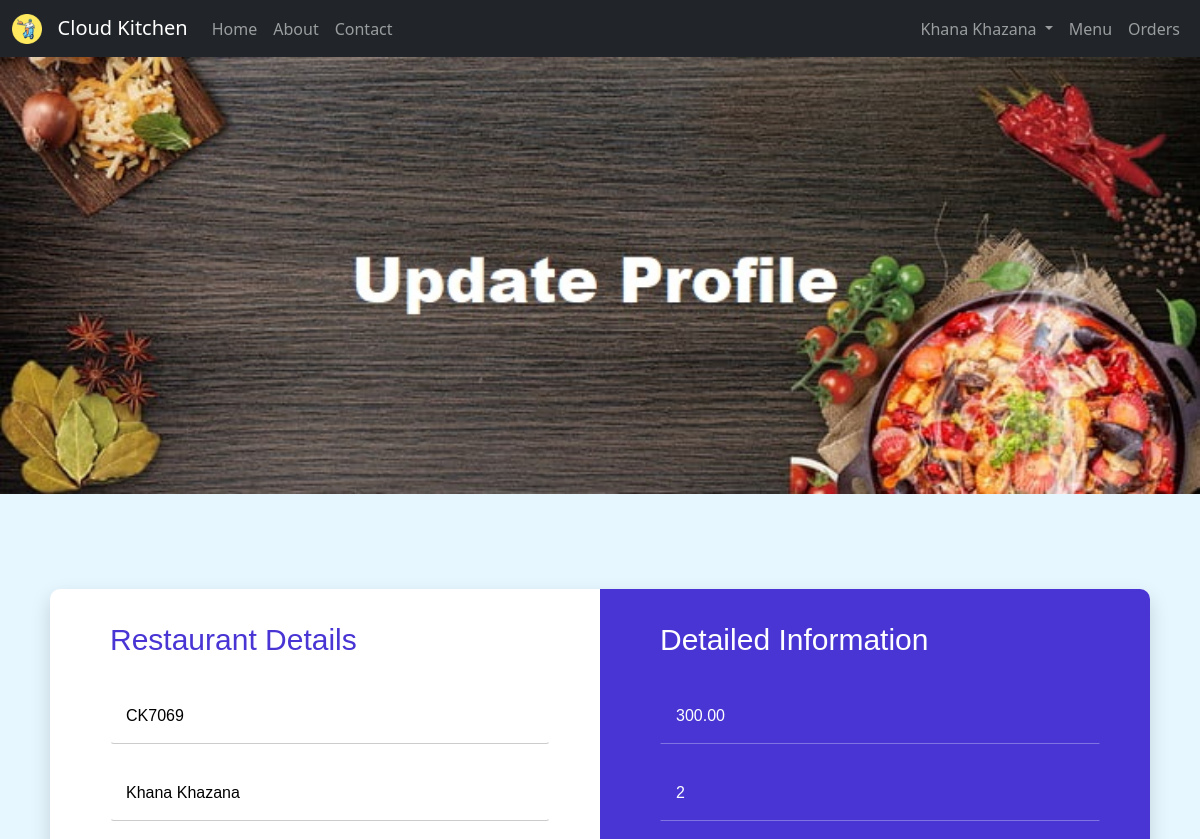
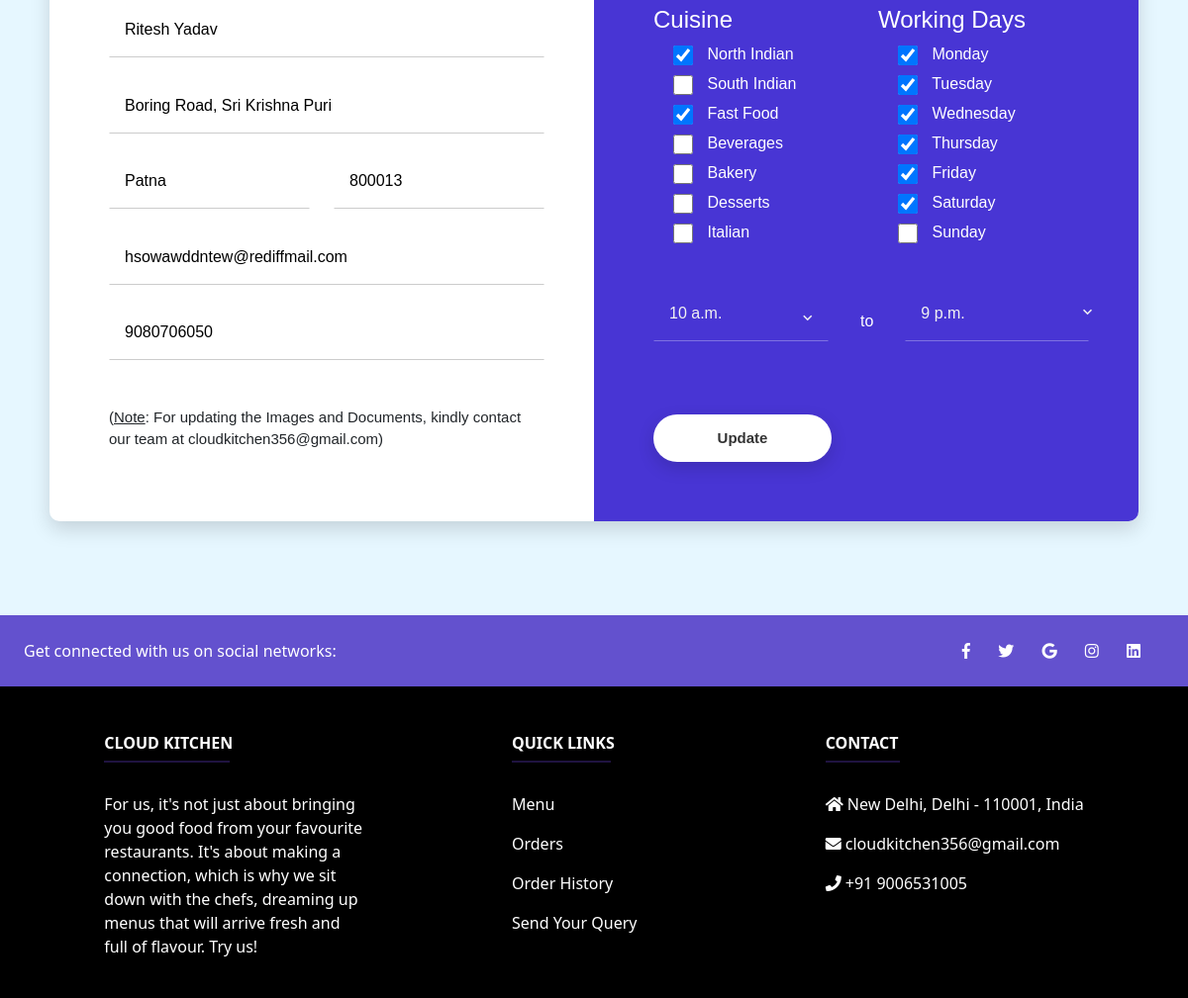
Screenshot of /restaurant/updateProfile/ (signed in) with the database file from the repository (2 pictures, top to bottom).
### Home/models.py (models this page shows)
class Restaurant(models.Model):
    restaurant_id = models.CharField(max_length=6)
    restaurant_name = models.CharField(max_length=100)
    owner_name = models.CharField(max_length=100)
    address = models.CharField(max_length=100)
    city = models.CharField(max_length=20)
    zip = models.IntegerField()
    restaurant_email = models.EmailField(primary_key=True)
    restaurant_contact = models.IntegerField()
    password = models.CharField(max_length=10)
    cost_for_two = models.DecimalField(max_digits=5, decimal_places=2)
    outlets = models.IntegerField()
    cuisine = models.CharField(max_length=100)
    working_days = models.CharField(max_length=100)
    opening_time = models.IntegerField()
    closing_time = models.IntegerField()
    shop_license = models.FileField(upload_to=shop_license_directory_path)
    fssai = models.FileField(upload_to=fssai_directory_path)
    gstin_pan = models.FileField(upload_to=gstin_pan_directory_path)
    menu = models.FileField(upload_to=menu_directory_path)
    facade = models.ImageField(upload_to=facade_directory_path)
    kitchen = models.ImageField(upload_to=kitchen_directory_path)
    dining_packaging = models.ImageField(upload_to=dining_packaging_directory_path)
    locality = models.ImageField(upload_to=locality_directory_path)
    status = models.BooleanField(default=False)

### Restaurant/views.py (the view)
# urls.py: path('updateProfile/', views.updateProfile, name="UpdateProfile"),
def updateProfile(request):
    if 'email' in request.session and Restaurant.objects.filter(restaurant_email=request.session['email']).exists():
        obj = Restaurant.objects.get(restaurant_email=request.session['email'])
        if request.method == "POST":
            form = UpdateProfileForm(request.POST)
            if form.is_valid():
                obj.owner_name = form.cleaned_data['owner_name']
                obj.address = form.cleaned_data['address']
                obj.city = form.cleaned_data['city']
                obj.zip = form.cleaned_data['zip']
                obj.restaurant_contact = form.cleaned_data['restaurant_contact']
                obj.cost_for_two = form.cleaned_data['cost_for_two']
                obj.outlets = form.cleaned_data['outlets']
                obj.cuisine = str(request.POST['cuisines'].split(','))
                obj.working_days = str(request.POST['working_day'].split(','))
                obj.opening_time = request.POST.get('from_time', obj.opening_time)
                obj.closing_time = request.POST.get('to_time', obj.closing_time)
                obj.save()
                messages.success(request, "Profile updated successfully.")
                return redirect('/restaurant/viewProfile')
            else:
                messages.error(request, "Failed to update profile.\\nTry again!")
                return redirect('/restaurant/updatePassword')
        else:
            form = UpdateProfileForm()
            form.initial['owner_name'] = obj.owner_name
            form.initial['address'] = obj.address
            form.initial['city'] = obj.city
            form.initial['zip'] = obj.zip
            form.initial['restaurant_contact'] = obj.restaurant_contact
            form.initial['cost_for_two'] = obj.cost_for_two
            form.initial['outlets'] = obj.outlets
            times = {8: '8 a.m.', 9: '9 a.m.', 10: '10 a.m.', 11: '11 a.m.', 12: '12 noon', 13: '1 p.m.', 14: '2 p.m.', 15: '3 p.m.', 16: '4 p.m.', 17: '5 p.m.', 18: '6 p.m.', 19: '7 p.m.', 20: '8 p.m.', 21: '9 p.m.', 22: '10 p.m.'}
            cuisines = ['North Indian', 'South Indian', 'Fast Food', 'Beverages', 'Bakery', 'Desserts', 'Italian']
            cuisine = obj.cuisine.strip('['']').split(', ')
            for i in range(len(cuisine)):
                cuisine[i] = cuisine[i].strip("'")
            cuisine_data = {}
            for i in cuisines:
                check = False
                for j in cuisine:
                    if i == j:
                        check = True
                cuisine_data[i] = check
            workingDays = ['Monday', 'Tuesday', 'Wednesday', 'Thursday', 'Friday', 'Saturday', 'Sunday']
            workingDay = obj.working_days.strip('['']').split(', ')
            for i in range(len(workingDay)):
                workingDay[i] = workingDay[i].strip("'")
            workingDay_data = {}
            for i in workingDays:
                check = False
                for j in workingDay:
                    if i == j:
                        check = True
                workingDay_data[i] = check
            return render(request, 'updateProfile.html', {'name': obj.restaurant_name, 'obj': obj, 'form': form, 'times': times, 'cuisine': cuisine_data, 'working_day': workingDay_data})
    else:
        messages.error(request, "Please login first.")
        return redirect('/')

### Restaurant/forms.py
class UpdateProfileForm(forms.Form):
    owner_name = forms.CharField(max_length=100, widget=forms.TextInput(attrs={'size': 100, 'class': 'input-text', 'placeholder': 'Owner Name'}))
    address = forms.CharField(max_length=100, widget=forms.TextInput(attrs={'size': 100, 'class': 'input-text', 'placeholder': 'Address / Locality'}))
    city = forms.CharField(max_length=20, widget=forms.TextInput(attrs={'size': 20, 'class': 'input-text', 'placeholder': 'City'}))
    zip = forms.IntegerField(widget=forms.NumberInput(attrs={'class': 'input-text', 'placeholder': 'Zip Code'}))
    restaurant_contact = forms.IntegerField(widget=forms.NumberInput(attrs={'class': 'input-text', 'placeholder': 'Restaurant Contact Number'}))
    cost_for_two = forms.DecimalField(widget=forms.NumberInput(attrs={'class': 'input-text', 'placeholder': 'Cost for Two'}))
    outlets = forms.IntegerField(widget=forms.NumberInput(attrs={'class': 'input-text', 'placeholder': 'Number of Outlets'}))

### Restaurant/templates/updateProfile.html (shortened to what this page needs)
{% extends "restaurantBase.html" %}
{% load static %}
{% block head %}
<link rel="stylesheet" type="text/css" href="{% static 'css/montserrat-font.css' %}">
<link rel="stylesheet" type="text/css" href="{% static 'fonts/material-design-iconic-font/css/material-design-iconic-font.min.css' %}">
<link rel="stylesheet" href="{% static 'css/newstyle1.css' %}"/>
{% endblock %}
{% block content %}
<img src="{% static 'img/updateProfile.jpg' %}" class="banner">
<link rel="stylesheet" href="https://use.fontawesome.com/releases/v5.0.8/css/all.css">
<body class="form-v10">
	<div class="page-content">
		<div class="form-v10-content">
			<form class="form-detail" action="{% url 'UpdateProfile' %}" method="post" id="myform" onsubmit="return validate();">
				<div class="form-left">
					<h2>Restaurant Details</h2>
					<div class="form-row">
						<input type="text" name="restaurant_id" class="form-control" placeholder="Restaurant ID" value="{{ obj.restaurant_id }}" readonly>
					</div>
					<div class="form-row">
						<input type="text" name="restaurant_name" class="form-control" placeholder="Restaurant Name" value="{{ obj.restaurant_name }}" readonly>
					</div>
					<div class="form-row">
						{{ form.owner_name }}
					</div>
					<div class="form-row">
						{{ form.address }}
					</div>
					<div class="form-group">
						<div class="form-row form-row-1">
							{{ form.city }}
						</div>
						<div class="form-row form-row-2">
							{{ form.zip }}
						</div>
					</div>
					<div class="form-row">
						<input type="email" name="restaurant_email" class="input-text" placeholder="Restaurant Email Address" value="{{ obj.restaurant_email }}" readonly>
					</div>
					<div class="form-row">
						{{ form.restaurant_contact }}
					</div>
					<div class="form-row" style="font-size: 15px;">
						<br>
						(<u>Note</u>: For updating the Images and Documents, kindly contact our team at cloudkitchen356@gmail.com)
					</div>
				</div>
				<div class="form-right">
					<h2>Detailed Information</h2>
					<div class="form-row">
						{{ form.cost_for_two }}
					</div>
					<div class="form-row">
						{{ form.outlets }}
					</div>
					<div class="form-right form-group">
						<div class="form-row form-row-1">
							<h4 style="color: white;">Cuisine</h4>
							<ul id="id_cuisine">
								{% for mykey, myvalue in cuisine.items %}
									<li>
										{% if myvalue %}
											<input type="checkbox" name="cuisine" value="{{ mykey }}" checked> {{ mykey }}
										{% else %}
											<input type="checkbox" name="cuisine" value="{{ mykey }}"> {{ mykey }}
										{% endif %}
									</li>
								{% endfor %}
							</ul>
						</div>
						<div class="form-row form-row-2">
							<h4 style="color: white;">Working Days</h4>
							<ul id="id_working_days">
								{% for mykey, myvalue in working_day.items %}
									<li>
										{% if myvalue %}
											<input type="checkbox" name="working_days" value="{{ mykey }}" checked> {{ mykey }}
										{% else %}
											<input type="checkbox" name="working_days" value="{{ mykey }}"> {{ mykey }}
										{% endif %}
									</li>
								{% endfor %}
							</ul>
						</div>
					</div>
					<div class="form-group">
						<div class="form-row form-row-1">
							<select name="from_time" class="input-from" id="from_time">
								{% for mykey, myvalue in times.items %}
									{% if mykey == obj.opening_time %}
										<option value="{{ mykey }}" disabled selected>{{ myvalue }}</option>
									{% else %}
										<option value="{{ mykey }}">{{ myvalue }}</option>
									{% endif %}
								{% endfor %}
							</select>
							<span class="select-btn">
							  	<i class="zmdi zmdi-chevron-down"></i>
							</span>
						</div>
						<div class="between" align="center">
							to
						</div>
						<div class="form-row form-row-2">
							<select name="to_time" class="input-from" id="to_time">
								{% for mykey, myvalue in times.items %}
									{% if mykey == obj.closing_time %}
										<option value="{{ mykey }}" disabled selected>{{ myvalue }}</option>
									{% else %}
										<option value="{{ mykey }}">{{ myvalue }}</option>
									{% endif %}
								{% endfor %}
							</select>
							<span class="select-btn">
							  	<i class="zmdi zmdi-chevron-down"></i>
							</span>
						</div>
					</div>
					<div class="form-row-last">
						<a href="/restaurant/updateProfile"><input type="submit" name="register" class="register" value="Update"></a>
					</div>
				</div>
			</form>
		</div>
	</div>
</body>
{% endblock %}

### Restaurant/templates/restaurantBase.html (shortened to what this page needs)
<!doctype html>
<html lang="en">
  <head>
    {% load static %}
    <link href="https://cdn.jsdelivr.net/npm/bootstrap@5.0.0/dist/css/bootstrap.min.css" rel="stylesheet">
    {% block head %} {% endblock %}
  </head>
  <body>
  <nav class="navbar navbar-expand-lg navbar-dark bg-dark">
    <div class="container-fluid">
      <a class="navbar-brand" href="/restaurant">
        <img src="{% static 'img/Logo.png' %}" alt="" width="30" height="30" class="d-inline-block align-text-top">
        &nbsp; Cloud Kitchen
      </a>
      <div class="collapse navbar-collapse" id="navbarSupportedContent">
        <ul class="navbar-nav me-auto mb-2 mb-lg-0">
          <li class="nav-item">
            <a class="nav-link {% block home %} {% endblock %}" aria-current="page" href="/restaurant">Home</a>
          </li>
          <li class="nav-item">
            <a class="nav-link {% block about %} {% endblock %}" href="/restaurant/about">About</a>
          </li>
          <li class="nav-item">
            <a class="nav-link {% block contact %} {% endblock %}" href="/restaurant/contact">Contact</a>
          </li>
        </ul>
        <ul class="navbar-nav ms-auto mb-2 mb-lg-0">
          <li class="nav-item dropdown">
            <a class="nav-link dropdown-toggle {% block profile %} {% endblock %}" id="navbarDropdown" role="button" data-bs-toggle="dropdown" aria-expanded="false"> {{ name }} </a>
          </li>
          <li class="nav-item">
            <a class="nav-link {% block menu %} {% endblock %}" href="/restaurant/menu">Menu</a>
          </li>
          <li class="nav-item">
            <a class="nav-link {% block orders %} {% endblock %}" href="/restaurant/order">Orders</a>
          </li>
        </ul>
      </div>
    </div>
  </nav>
  {% block content %} {% endblock %}
  <footer class="text-center text-lg-start text-white" style="background-color: black">
    <section class="d-flex justify-content-between p-4" style="background-color: #6351ce">
      <div class="me-5">
        <span>Get connected with us on social networks:</span>
      </div>
      <div>
        <a href="https://www.facebook.com/" class="text-white me-4"><i class="fab fa-facebook-f"></i></a>
        <a href="https://www.twitter.com/" class="text-white me-4"><i class="fab fa-twitter"></i></a>
        <a href="https://mail.google.com/" class="text-white me-4"><i class="fab fa-google"></i></a>
        <a href="https://www.instagram.com/" class="text-white me-4"><i class="fab fa-instagram"></i></a>
        <a href="https://www.linkedin.com/" class="text-white me-4"><i class="fab fa-linkedin"></i></a>
      </div>
    </section>
    <section class="">
      <div class="container text-center text-md-start mt-5">
        <div class="row mt-3">
          <div class="col-md-3 col-lg-4 col-xl-3 mx-auto mb-4">
            <h6 class="text-uppercase fw-bold">Cloud Kitchen</h6>
            <hr class="mb-4 mt-0 d-inline-block mx-auto" style="width: 127px; background-color: #7c4dff; height: 2px" />
            <p>
              For us, it's not just about bringing you good food from your favourite restaurants. It's about making a
              connection, which is why we sit down with the chefs, dreaming up menus that will arrive fresh and full of
              flavour. Try us!
            </p>
          </div>
          <div class="col-md-3 col-lg-2 col-xl-2 mx-auto mb-4">
            <h6 class="text-uppercase fw-bold">Quick links</h6>
            <hr class="mb-4 mt-0 d-inline-block mx-auto" style="width: 100px; background-color: #7c4dff; height: 2px" />
            <p> <a href="/restaurant/menu" class="text-white" style="text-decoration:none">Menu</a> </p>
            <p> <a href="/restaurant/order" class="text-white" style="text-decoration:none">Orders</a> </p>
            <p> <a href="/restaurant/orderHistory" class="text-white" style="text-decoration:none">Order History</a> </p>
            <p> <a href="/restaurant/contact" class="text-white" style="text-decoration:none">Send Your Query</a> </p>
          </div>
          <div class="col-md-4 col-lg-3 col-xl-3 mx-auto mb-md-0 mb-4">
            <h6 class="text-uppercase fw-bold">Contact</h6>
            <hr class="mb-4 mt-0 d-inline-block mx-auto" style="width: 75px; background-color: #7c4dff; height: 2px" />
            <p> <i class="fas fa-home mr-3"></i> New Delhi, Delhi - 110001, India </p>
            <p> <i class="fas fa-envelope mr-3"></i> cloudkitchen356@gmail.com </p>
            <p> <i class="fas fa-phone mr-3"></i> +91 9006531005 </p>
          </div>
        </div>
      </div>
    </section>
  </footer>
  </body>
</html>

### rows the page displays
Restaurant: restaurant_name "Khana Khazana", restaurant_id "CK7069", owner_name "Ritesh Yadav", address "Boring Road, Sri Krishna Puri", city "Patna", zip "800013", restaurant_email "hsowawddntew@rediffmail.com", restaurant_contact "9080706050", cost_for_two "300.00", outlets "2", from_time "10 a.m.", to_time "9 p.m."

### other values shown
{{ mykey }} "North Indian" "Fast Food"
{{ mykey }} "South Indian" "Beverages" "Bakery" "Desserts" "Italian"
{{ mykey }} "Monday" "Tuesday" "Wednesday" "Thursday" "Friday" "Saturday"
{{ mykey }} "Sunday"
